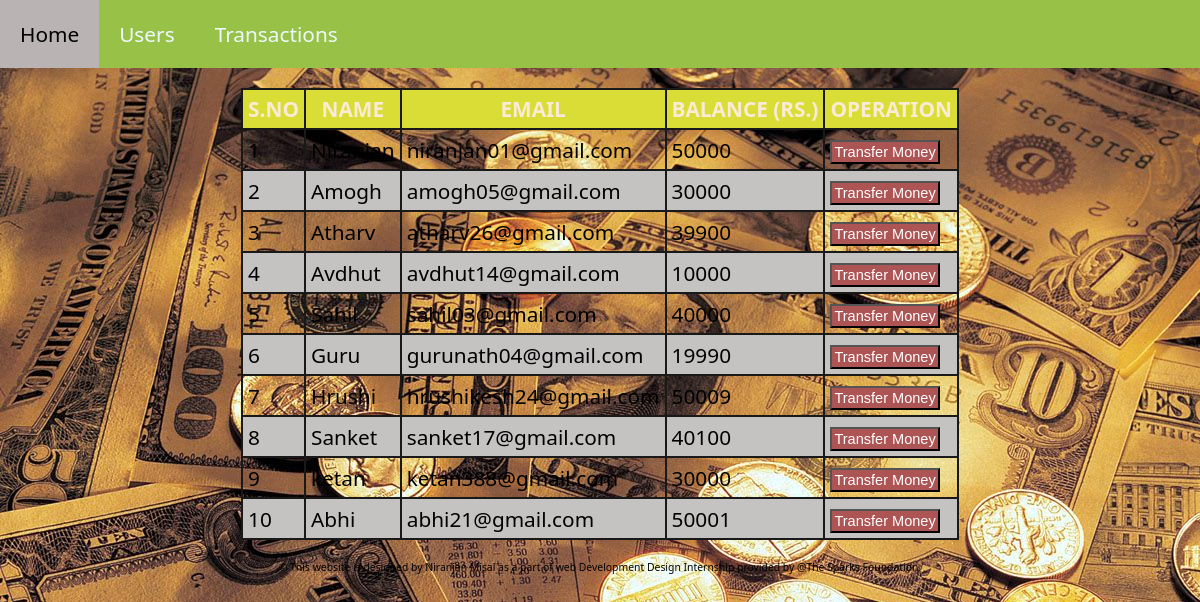
Screenshot of /user.php with the database file from the repository.
### tables this page shows
CREATE TABLE `users` (
  `id` int(3) NOT NULL,
  `name` text NOT NULL,
  `email` varchar(30) NOT NULL,
  `balance` int(8) NOT NULL
);

### user.php (the view, shortened to what this page needs)
<!DOCTYPE html>
<html>
<head>
<link rel="stylesheet" href="index.css" />
</head>
<body>
    <?php include'navbar.php';?>
    <?php
include 'config.php';
$sql="SELECT * FROM users";
$result=$conn->query($sql);
?>
<table>
    <tr>
        <th>S.NO</th>
        <th>NAME</th>
        <th>EMAIL</th>
        <th>BALANCE (RS.)</th>
        <th>OPERATION</th>
    <tr>
  <?php
  if($result->num_rows>0)
  {
      while($row=$result->fetch_assoc()){
   ?>
   <tr>
       <td><?php echo $row["id"];?></td>
       <td><?php echo $row["name"];?></td>
       <td><?php echo $row["email"];?></td>
       <td><?php echo $row["balance"];?></td>
       <td><a href="transfer.php?id=<?php echo $row['id'];?>"><button type="button" class="btn">Transfer Money</button></a></td>
   </tr>
   <?php
      } ?>
</table>
 <?php }
  ?>
  </body>
<?php include'footer.php';?>
</html>

### index.css (style rules this page uses)
* { margin: 0; padding: 0; box-sizing: border-box; }
html { font-size: 1.3rem; font-family: "Segoe UI", Tahoma, Geneva, Verdana, sans-serif; }
button { font-size: 0.7rem; background-color: rgb(173, 84, 84); color: white; padding: 2px; cursor: pointer; }
table, th, td { border: 2px solid rgb(26, 25, 25); border-collapse: collapse; }
th, td { padding: 5px; }
table { margin: 20px auto; }
tr:nth-child(even) { background-color: rgb(197, 194, 194); }
th { background-color: rgb(218, 221, 53); color: antiquewhite; }

### user.php (style rules this page uses)
body { background-image:url('Img/users.jpg'); }

### rows the page displays
users: id "1", name "Niranjan", email "niranjan01@gmail.com", balance "50000"
users: id "2", name "Amogh", email "amogh05@gmail.com", balance "30000"
users: id "3", name "Atharv", email "atharv26@gmail.com", balance "39900"
users: id "4", name "Avdhut", email "avdhut14@gmail.com", balance "10000"
users: id "5", name "Sahil", email "sahil03@gmail.com", balance "40000"
users: id "6", name "Guru", email "gurunath04@gmail.com", balance "19990"
users: id "7", name "Hrushi", email "hrushikesh24@gmail.com", balance "50009"
users: id "8", name "Sanket", email "sanket17@gmail.com", balance "40100"
users: id "9", name "ketan", email "ketan388@gmail.com", balance "30000"
users: id "10", name "Abhi", email "abhi21@gmail.com", balance "50001"
